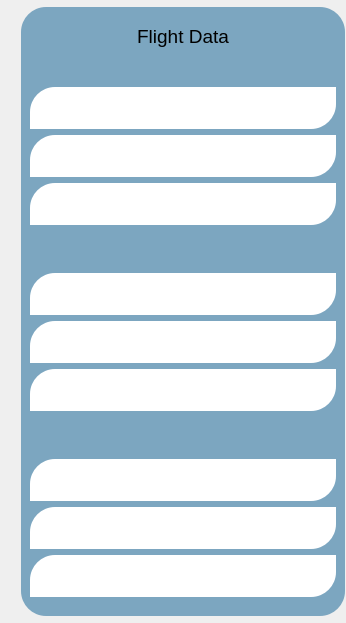
            <widget class="QWidget" name="RKT_model_page">
             <layout class="QHBoxLayout" name="horizontalLayout_20" stretch="6,1">
              <property name="spacing">
               <number>20</number>
              </property>
              <property name="leftMargin">
               <number>0</number>
              </property>
              <property name="topMargin">
               <number>0</number>
              </property>
              <property name="rightMargin">
               <number>0</number>
              </property>
              <property name="bottomMargin">
               <number>0</number>
              </property>
              <item>
               <widget class="QFrame" name="model_frame">
                <property name="styleSheet">
                 <string notr="true">background:#16222d;
border-radius: 25px;</string>
                </property>
                <property name="frameShape">
                 <enum>QFrame::StyledPanel</enum>
                </property>
                <property name="frameShadow">
                 <enum>QFrame::Raised</enum>
                </property>
               </widget>
              </item>
              <item>
               <widget class="QFrame" name="panel_temp_frame">
                <property name="styleSheet">
                 <string notr="true">background:transparent;</string>
                </property>
                <property name="frameShape">
                 <enum>QFrame::StyledPanel</enum>
                </property>
                <property name="frameShadow">
                 <enum>QFrame::Raised</enum>
                </property>
                <layout class="QVBoxLayout" name="verticalLayout_3" stretch="1,0,5">
                 <property name="leftMargin">
                  <number>0</number>
                 </property>
                 <property name="topMargin">
                  <number>0</number>
                 </property>
                 <property name="rightMargin">
                  <number>0</number>
                 </property>
                 <property name="bottomMargin">
                  <number>0</number>
                 </property>
                 <item>
                  <widget class="QWidget" name="widget" native="true"/>
                 </item>
                 <item>
                  <widget class="QFrame" name="RKT_model_panel">
                   <property name="styleSheet">
                    <string notr="true">background:#7CA6C0;
border-top-left-radius:25px;
border-bottom-left-radius:25px;
border-bottom-right-radius:25px;
border-top-right-radius:25px;</string>
                   </property>
                   <property name="frameShape">
                    <enum>QFrame::StyledPanel</enum>
                   </property>
                   <property name="frameShadow">
                    <enum>QFrame::Raised</enum>
                   </property>
                   <layout class="QVBoxLayout" name="verticalLayout_8" stretch="0,1,1,1">
                    <property name="spacing">
                     <number>30</number>
                    </property>
                    <property name="leftMargin">
                     <number>0</number>
                    </property>
                    <property name="topMargin">
                     <number>18</number>
                    </property>
                    <property name="rightMargin">
                     <number>0</number>
                    </property>
                    <property name="bottomMargin">
                     <number>10</number>
                    </property>
                    <item>
                     <widget class="QLabel" name="label">
                      <property name="font">
                       <font>
                        <pointsize>14</pointsize>
                       </font>
                      </property>
                      <property name="styleSheet">
                       <string notr="true">background:transparent;</string>
                      </property>
                      <property name="text">
                       <string>Flight Data</string>
                      </property>
                      <property name="alignment">
                       <set>Qt::AlignCenter</set>
                      </property>
                     </widget>
                    </item>
                    <item>
                     <widget class="QFrame" name="frame_28">
                      <property name="frameShape">
                       <enum>QFrame::StyledPanel</enum>
                      </property>
                      <property name="frameShadow">
                       <enum>QFrame::Raised</enum>
                      </property>
                      <layout class="QVBoxLayout" name="verticalLayout_9">
                       <item>
                        <widget class="QFrame" name="frame_31">
                         <property name="minimumSize">
                          <size>
                           <width>306</width>
                           <height>42</height>
                          </size>
                         </property>
                         <property name="styleSheet">
                          <string notr="true">background:white;
border-top-left-radius:25px;
border-bottom-left-radius:0px;
border-bottom-right-radius:25px;
border-top-right-radius:0px;</string>
                         </property>
                         <property name="frameShape">
                          <enum>QFrame::StyledPanel</enum>
                         </property>
                         <property name="frameShadow">
                          <enum>QFrame::Raised</enum>
                         </property>
                        </widget>
                       </item>
                       <item>
                        <widget class="QFrame" name="frame_33">
                         <property name="minimumSize">
                          <size>
                           <width>168</width>
                           <height>42</height>
                          </size>
                         </property>
                         <property name="styleSheet">
                          <string notr="true">background:white;
border-top-left-radius:25px;
border-bottom-left-radius:0px;
border-bottom-right-radius:25px;
border-top-right-radius:0px;</string>
                         </property>
                         <property name="frameShape">
                          <enum>QFrame::StyledPanel</enum>
                         </property>
                         <property name="frameShadow">
                          <enum>QFrame::Raised</enum>
                         </property>
                        </widget>
                       </item>
                       <item>
                        <widget class="QFrame" name="frame_32">
                         <property name="minimumSize">
                          <size>
                           <width>168</width>
                           <height>42</height>
                          </size>
                         </property>
                         <property name="styleSheet">
                          <string notr="true">background:white;
border-top-left-radius:25px;
border-bottom-left-radius:0px;
border-bottom-right-radius:25px;
border-top-right-radius:0px;</string>
                         </property>
                         <property name="frameShape">
                          <enum>QFrame::StyledPanel</enum>
                         </property>
                         <property name="frameShadow">
                          <enum>QFrame::Raised</enum>
                         </property>
                        </widget>
                       </item>
                      </layout>
                     </widget>
                    </item>
                    <item>
                     <widget class="QFrame" name="frame_29">
                      <property name="frameShape">
                       <enum>QFrame::StyledPanel</enum>
                      </property>
                      <property name="frameShadow">
                       <enum>QFrame::Raised</enum>
                      </property>
                      <layout class="QVBoxLayout" name="verticalLayout_10">
                       <item>
                        <widget class="QFrame" name="frame_34">
                         <property name="minimumSize">
                          <size>
                           <width>168</width>
                           <height>42</height>
                          </size>
                         </property>
                         <property name="styleSheet">
                          <string notr="true">background:white;
border-top-left-radius:25px;
border-bottom-left-radius:0px;
border-bottom-right-radius:25px;
border-top-right-radius:0px;</string>
                         </property>
                         <property name="frameShape">
                          <enum>QFrame::StyledPanel</enum>
                         </property>
                         <property name="frameShadow">
                          <enum>QFrame::Raised</enum>
                         </property>
                        </widget>
                       </item>
                       <item>
                        <widget class="QFrame" name="frame_36">
                         <property name="minimumSize">
                          <size>
                           <width>168</width>
                           <height>42</height>
                          </size>
                         </property>
                         <property name="styleSheet">
                          <string notr="true">background:white;
border-top-left-radius:25px;
border-bottom-left-radius:0px;
border-bottom-right-radius:25px;
border-top-right-radius:0px;</string>
                         </property>
                         <property name="frameShape">
                          <enum>QFrame::StyledPanel</enum>
                         </property>
                         <property name="frameShadow">
                          <enum>QFrame::Raised</enum>
                         </property>
                        </widget>
                       </item>
                       <item>
                        <widget class="QFrame" name="frame_35">
                         <property name="minimumSize">
                          <size>
                           <width>168</width>
                           <height>42</height>
                          </size>
                         </property>
                         <property name="styleSheet">
                          <string notr="true">background:white;
border-top-left-radius:25px;
border-bottom-left-radius:0px;
border-bottom-right-radius:25px;
border-top-right-radius:0px;</string>
                         </property>
                         <property name="frameShape">
                          <enum>QFrame::StyledPanel</enum>
                         </property>
                         <property name="frameShadow">
                          <enum>QFrame::Raised</enum>
                         </property>
                        </widget>
                       </item>
                      </layout>
                     </widget>
                    </item>
                    <item>
                     <widget class="QFrame" name="frame_30">
                      <property name="frameShape">
                       <enum>QFrame::StyledPanel</enum>
                      </property>
                      <property name="frameShadow">
                       <enum>QFrame::Raised</enum>
                      </property>
                      <layout class="QVBoxLayout" name="verticalLayout_11">
                       <item>
                        <widget class="QFrame" name="frame_38">
                         <property name="minimumSize">
                          <size>
                           <width>168</width>
                           <height>42</height>
                          </size>
                         </property>
                         <property name="styleSheet">
                          <string notr="true">background:white;
border-top-left-radius:25px;
border-bottom-left-radius:0px;
border-bottom-right-radius:25px;
border-top-right-radius:0px;</string>
                         </property>
                         <property name="frameShape">
                          <enum>QFrame::StyledPanel</enum>
                         </property>
                         <property name="frameShadow">
                          <enum>QFrame::Raised</enum>
                         </property>
                        </widget>
                       </item>
                       <item>
                        <widget class="QFrame" name="frame_39">
                         <property name="minimumSize">
                          <size>
                           <width>168</width>
                           <height>42</height>
                          </size>
                         </property>
                         <property name="styleSheet">
                          <string notr="true">background:white;
border-top-left-radius:25px;
border-bottom-left-radius:0px;
border-bottom-right-radius:25px;
border-top-right-radius:0px;</string>
                         </property>
                         <property name="frameShape">
                          <enum>QFrame::StyledPanel</enum>
                         </property>
                         <property name="frameShadow">
                          <enum>QFrame::Raised</enum>
                         </property>
                        </widget>
                       </item>
                       <item>
                        <widget class="QFrame" name="frame_37">
                         <property name="minimumSize">
                          <size>
                           <width>168</width>
                           <height>42</height>
                          </size>
                         </property>
                         <property name="styleSheet">
                          <string notr="true">background:white;
border-top-left-radius:25px;
border-bottom-left-radius:0px;
border-bottom-right-radius:25px;
border-top-right-radius:0px;</string>
                         </property>
                         <property name="frameShape">
                          <enum>QFrame::StyledPanel</enum>
                         </property>
                         <property name="frameShadow">
                          <enum>QFrame::Raised</enum>
                         </property>
                        </widget>
                       </item>
                      </layout>
                     </widget>
                    </item>
                   </layout>
                  </widget>
                 </item>
                 <item>
                  <widget class="QFrame" name="frame_120">
                   <property name="frameShape">
                    <enum>QFrame::StyledPanel</enum>
                   </property>
                   <property name="frameShadow">
                    <enum>QFrame::Raised</enum>
                   </property>
                  </widget>
                 </item>
                </layout>
               </widget>
              </item>
             </layout>
            </widget>
